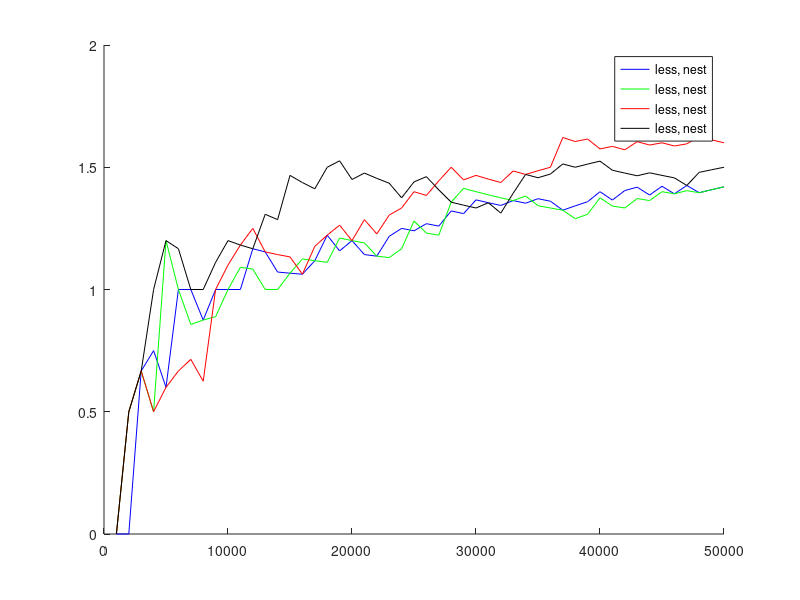
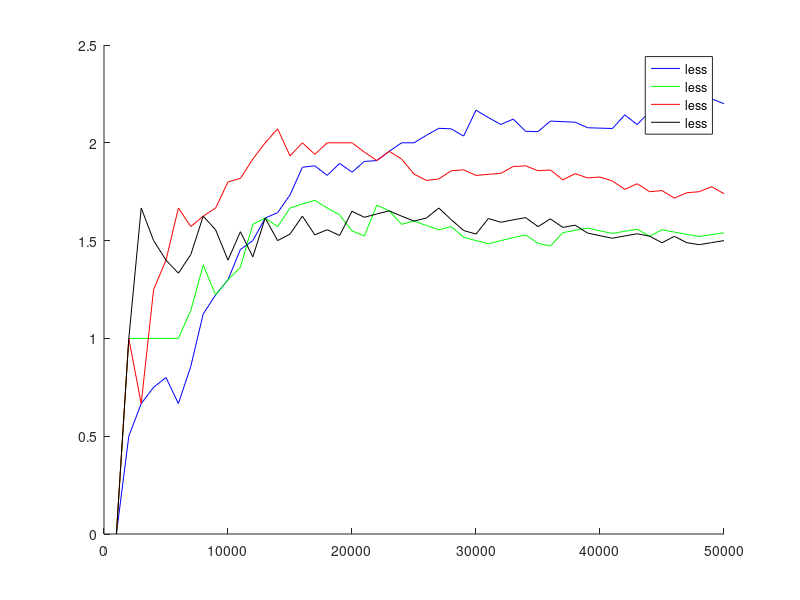

These charts were generated, in order, by the following MATLAB code:
combined_patched_10_nest = csvread('combined_patched_10_nest.csv',1,0);combined_patched_10_nest(:,5) = combined_patched_10_nest(:,2) + combined_patched_10_nest(:,3) + combined_patched_10_nest(:,4);
combined_patched_100_nest = csvread('combined_patched_100_nest.csv',1,0);combined_patched_100_nest(:,5) = combined_patched_100_nest(:,2) + combined_patched_100_nest(:,3) + combined_patched_100_nest(:,4);
combined_patched_1000_nest = csvread('combined_patched_1000_nest.csv',1,0);combined_patched_1000_nest(:,5) = combined_patched_1000_nest(:,2) + combined_patched_1000_nest(:,3) + combined_patched_1000_nest(:,4);
combined_patched_10000_nest = csvread('combined_patched_10000_nest.csv',1,0);combined_patched_10000_nest(:,5) = combined_patched_10000_nest(:,2) + combined_patched_10000_nest(:,3) + combined_patched_10000_nest(:,4);
combined_patched_10_nest(:,6) = combined_patched_10_nest(:,5)./(combined_patched_10_nest(:,1)/1000);
combined_patched_100_nest(:,6) = combined_patched_100_nest(:,5)./(combined_patched_100_nest(:,1)/1000);
combined_patched_1000_nest(:,6) = combined_patched_1000_nest(:,5)./(combined_patched_1000_nest(:,1)/1000);
combined_patched_10000_nest(:,6) = combined_patched_10000_nest(:,5)./(combined_patched_10000_nest(:,1)/1000);

combined_patched_10 = csvread('combined_patched_10.csv',1,0); combined_patched_10(:,5) = combined_patched_10(:,2) + combined_patched_10(:,3) + combined_patched_10(:,4);
combined_patched_100 = csvread('combined_patched_100.csv',1,0);combined_patched_100(:,5) = combined_patched_100(:,2) + combined_patched_100(:,3) + combined_patched_100(:,4);
combined_patched_1000 = csvread('combined_patched_1000.csv',1,0);combined_patched_1000(:,5) = combined_patched_1000(:,2) + combined_patched_1000(:,3) + combined_patched_1000(:,4);
combined_patched_10000 = csvread('combined_patched_10000.csv',1,0);combined_patched_10000(:,5) = combined_patched_10000(:,2) + combined_patched_10000(:,3) + combined_patched_10000(:,4);
combined_patched_10(:,6) = combined_patched_10(:,5)./(combined_patched_10(:,1)/1000);
combined_patched_100(:,6) = combined_patched_100(:,5)./(combined_patched_100(:,1)/1000);
combined_patched_1000(:,6) = combined_patched_1000(:,5)./(combined_patched_1000(:,1)/1000);
combined_patched_10000(:,6) = combined_patched_10000(:,5)./(combined_patched_10000(:,1)/1000);

figure;
hold on;
plot(combined_patched_10_nest(:,1),combined_patched_10_nest(:,6),'color','blue');
plot(combined_patched_100_nest(:,1),combined_patched_100_nest(:,6),'color','green');
plot(combined_patched_1000_nest(:,1),combined_patched_1000_nest(:,6),'color','red');
plot(combined_patched_10000_nest(:,1),combined_patched_10000_nest(:,6),'color','black');
legend('less, nest','less, nest','less, nest','less, nest');
hold off;

figure;
hold on;
plot(combined_patched_10(:,1),combined_patched_10(:,6),'color','blue');
plot(combined_patched_100(:,1),combined_patched_100(:,6),'color','green');
plot(combined_patched_1000(:,1),combined_patched_1000(:,6),'color','red');
plot(combined_patched_10000(:,1),combined_patched_10000(:,6),'color','black');
legend('less','less','less','less');
hold off;


